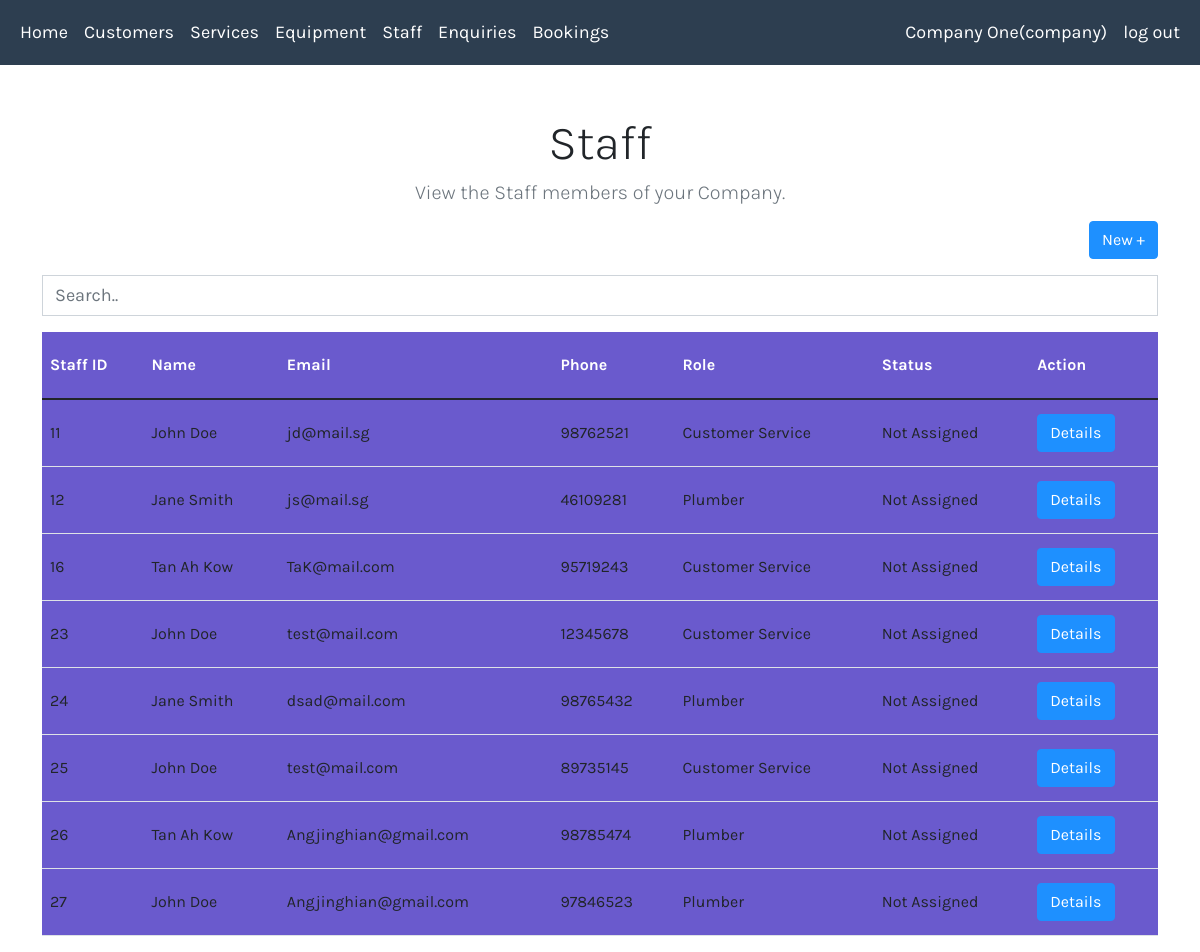
The app's page /viewStaff.php (signed in) with its own data.
### tables this page shows
CREATE TABLE `maintenance_staff` (
  `staff_ID` int(11) NOT NULL,
  `company_ID` int(11) NOT NULL,
  `staff_role` varchar(30) NOT NULL,
  `staff_name` varchar(60) NOT NULL,
  `email` varchar(30) NOT NULL,
  `phone` int(20) NOT NULL,
  `status` varchar(30) DEFAULT 'Not Assigned'
);

### classes.php (the view, shortened to what this page needs)
<?php
include_once 'cssLinks.php';
class Company{
  private $conn = NULL;
  function __construct() {
    include("conn.php");
    $this->conn = $conn;
  }
function tableHeaderStaff()
{
  echo "<table class='table table-hover datatable_style' >
          <thead>
          <tr class='table-padding text-white'>
            <th>Staff ID</th>
            <th>Name</th>
            <th>Email</th>
            <th>Phone</th>
            <th>Role</th>
            <th>Status</th>
            <th>Action</th>
          </tr>
          </thead>
          <tbody class='search-table'>";
}
function listStaff(){
  $company_ID = $_SESSION['ID'];
  $query = "SELECT staff.staff_ID, staff.staff_name, staff.email, staff.phone, staff.staff_role, staff.status
            FROM Maintenance_Staff as staff
            JOIN company AS comp
            ON staff.company_ID = comp.company_ID
            WHERE staff.company_ID = $company_ID";
  $result = mysqli_query($this->conn, $query);
   if ($result->num_rows > 0) {
     $this->tableHeaderStaff();
     while($row = $result->fetch_assoc()) {
      echo "<tr class='table-padding' >";
      echo "<form method='post' action='viewStaffDetails.php'>";
      echo "<td>".$row["staff_ID"]."</td>";
      echo "<td>".$row["staff_name"]."</td>";
      echo "<td>".$row["email"]."</td>";
      echo "<td>".$row["phone"]."</td>";
      echo "<td>".$row["staff_role"]."</td>";
      echo '<td>'.$row["status"].'</td>'
      .'<input type ="hidden" value ="'.$row["staff_ID"].'" name ="staff_ID"/>'
      .'<input type ="hidden" value ="'.$row["staff_name"].'" name ="staff_name"/>'
      .'<input type ="hidden" value ="'.$row["email"].'" name ="staff_email"/>'
      .'<input type ="hidden" value ="'.$row["phone"].'" name ="staff_phone"/>'
      .'<input type ="hidden" value ="'.$row["staff_role"].'" name ="staff_role"/>'
      .'<input type ="hidden" value ="'.$row["status"].'" name ="staff_status"/>'
      ."<td class ='align-middle'><input type='submit' class='btn  btn-primary' value='Details'></td>
  </tr>
</form>";
     }
     echo "</tbody></table>";
   } else {
     echo "No Staff Found";
   }
}
}

### css/main.css (style rules this page uses)
body { font-family: 'Karla', sans-serif !important; font-size: 18px; }
.btn-primary { background-color:DodgerBlue !important ; border-color:DodgerBlue !important ; }
.table-padding { line-height:50px; background-color:SlateBlue; }

### records on screen
maintenance_staff: staff_ID "11", staff_name "John Doe", email "jd@mail.sg", phone "98762521", staff_role "Customer Service", status "Not Assigned"
maintenance_staff: staff_ID "12", staff_name "Jane Smith", email "js@mail.sg", phone "46109281", staff_role "Plumber", status "Not Assigned"
maintenance_staff: staff_ID "16", staff_name "Tan Ah Kow", email "TaK@mail.com", phone "95719243", staff_role "Customer Service", status "Not Assigned"
maintenance_staff: staff_ID "23", staff_name "John Doe", email "test@mail.com", phone "12345678", staff_role "Customer Service", status "Not Assigned"
maintenance_staff: staff_ID "24", staff_name "Jane Smith", email "dsad@mail.com", phone "98765432", staff_role "Plumber", status "Not Assigned"
maintenance_staff: staff_ID "25", staff_name "John Doe", email "test@mail.com", phone "89735145", staff_role "Customer Service", status "Not Assigned"
maintenance_staff: staff_ID "26", staff_name "Tan Ah Kow", email "Angjinghian@gmail.com", phone "98785474", staff_role "Plumber", status "Not Assigned"
maintenance_staff: staff_ID "27", staff_name "John Doe", email "Angjinghian@gmail.com", phone "97846523", staff_role "Plumber", status "Not Assigned"

### other values on screen
$_SESSION["name"] "Company One"
$_SESSION["user_type"] "company"
